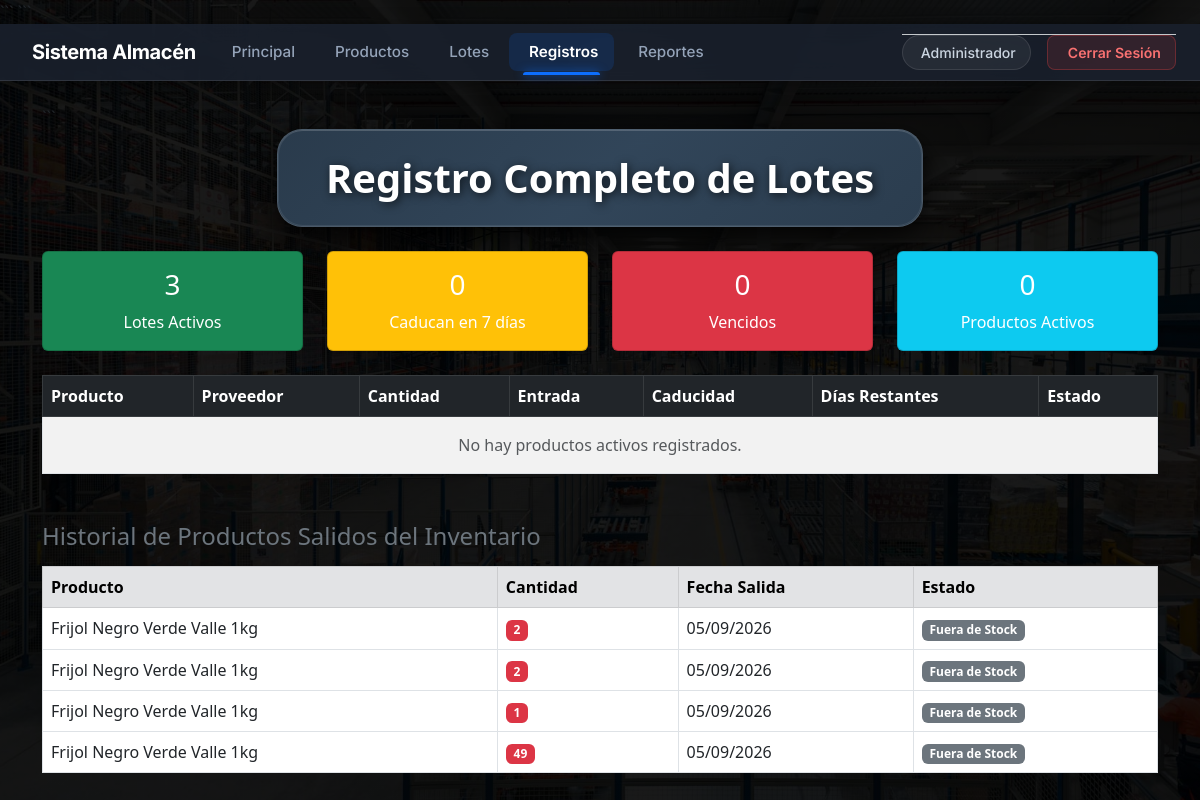
The app's page /registro.php?id_producto=2 with its own data.
### tables this page shows
CREATE TABLE `salidas` (
  `id_salida` int NOT NULL,
  `producto_id` int NOT NULL,
  `cantidad_usada` int NOT NULL,
  `fecha_salida` date NOT NULL
);

CREATE TABLE `productos` (
  `id_producto` int NOT NULL,
  `nombre_comercial` varchar(100) NOT NULL,
  `nombre_comun` varchar(100) DEFAULT NULL,
  `presentacion` decimal(10,2) DEFAULT NULL,
  `unidad_id` int DEFAULT NULL,
  `categoria_producto` varchar(100) DEFAULT NULL,
  `estado` tinyint(1) NOT NULL DEFAULT '1'
);

### registro.php (the view, shortened to what this page needs)
<?php
include("common/conexion.php");
$id_producto =
    isset($_GET['id_producto'])
        ? intval($_GET['id_producto'])
        : 0;
$producto_sql = "";
if ($id_producto > 0) {
    $producto_sql =
        " AND l.producto_id = $id_producto ";
}
$sql_activos = "
SELECT
    l.producto_id,
    p.nombre_comercial,
    pr.nombre AS nombre_proveedor,
    u.nombre_unidad,
    SUM(l.cantidad) AS cantidad,
    MIN(l.fecha_entrada) AS fecha_entrada,
    MIN(l.fecha_caducidad) AS fecha_caducidad,
    DATEDIFF(
        MIN(l.fecha_caducidad),
        CURDATE()
    ) AS dias_para_caducar
FROM lotes l
LEFT JOIN productos p
    ON l.producto_id = p.id_producto
LEFT JOIN proveedor pr
    ON l.proveedor_id = pr.id_proveedor
LEFT JOIN unidad_medida u
    ON p.unidad_id = u.id_unidad
WHERE
    l.estado = 1
    AND l.fecha_salida IS NULL
    AND l.cantidad > 0
    $producto_sql
GROUP BY
    l.producto_id,
    p.nombre_comercial,
    pr.nombre,
    u.nombre_unidad
ORDER BY
    MIN(l.fecha_caducidad) ASC
";
$result =
    $conn->query($sql_activos);
$sql_salidos = "
SELECT
    s.id_salida,
    s.producto_id,
    s.cantidad_usada,
    s.fecha_salida,
    p.nombre_comercial,
    u.nombre_unidad
FROM salidas s
LEFT JOIN productos p
    ON s.producto_id = p.id_producto
LEFT JOIN unidad_medida u
    ON p.unidad_id = u.id_unidad
WHERE 1 = 1
";
if ($id_producto > 0) {
    $sql_salidos .=
        " AND s.producto_id = $id_producto ";
}
$sql_salidos .= "
ORDER BY
    s.fecha_salida DESC,
    s.id_salida DESC
";
$result_salidos =
    $conn->query($sql_salidos);
$caducando = $conn->query("
    SELECT COUNT(*) AS total
    FROM lotes
    WHERE
        DATEDIFF(
            fecha_caducidad,
            CURDATE()
        ) BETWEEN 0 AND 7
        AND estado = 1
        AND fecha_salida IS NULL
        AND cantidad > 0
")->fetch_assoc()['total'];
$vencidos = $conn->query("
    SELECT COUNT(*) AS total
    FROM lotes
    WHERE
        fecha_caducidad < CURDATE()
        AND estado = 1
        AND fecha_salida IS NULL
        AND cantidad > 0
")->fetch_assoc()['total'];
$activos = $conn->query("
    SELECT COUNT(*) AS total
    FROM lotes
    WHERE
        estado = 1
        AND fecha_salida IS NULL
        AND cantidad > 0
")->fetch_assoc()['total'];
?>
<!DOCTYPE html>
<html lang="es">
<head>
<link
    rel="stylesheet"
    href="css/bootstrap.min.css"
>
<link
    rel="stylesheet"
    href="css/registro.css"
>
```
</head>
<body>
<?php include("navbar.php"); ?>
<div class="container py-4">
```
<div class="titulo-contenedor mb-4">
    <h2>
        Registro Completo de Lotes
    </h2>
</div>
<div class="row mb-4">
    <div class="col-md-3">
        <div class="card text-white bg-success">
            <div class="card-body text-center">
                <h3>
                    <?= $activos ?>
                </h3>
                <p class="mb-0">
                    Lotes Activos
                </p>
            </div>
        </div>
    </div>
    <div class="col-md-3">
        <div class="card text-white bg-warning">
            <div class="card-body text-center">
                <h3>
                    <?= $caducando ?>
                </h3>
                <p class="mb-0">
                    Caducan en 7 días
                </p>
            </div>
        </div>
    </div>
    <div class="col-md-3">
        <div class="card text-white bg-danger">
            <div class="card-body text-center">
                <h3>
                    <?= $vencidos ?>
                </h3>
                <p class="mb-0">
                    Vencidos
                </p>
            </div>
        </div>
    </div>
    <div class="col-md-3">
        <div class="card text-white bg-info">
            <div class="card-body text-center">
                <h3>
                    <?= $result
                        ? $result->num_rows
                        : 0
                    ?>
                </h3>
                <p class="mb-0">
                    Productos Activos
                </p>
            </div>
        </div>
    </div>
</div>
<table
    class="table table-bordered table-striped align-middle mb-5"
>
    <thead class="table-dark">
        <tr>
            <th>
                Producto
            </th>
            <th>
                Proveedor
            </th>
            <th>
                Cantidad
            </th>
            <th>
                Entrada
            </th>
            <th>
                Caducidad
            </th>
            <th>
                Días Restantes
            </th>
            <th>
                Estado
            </th>
        </tr>
    </thead>
    <tbody>
    <?php if (
        $result &&
        $result->num_rows > 0
    ): ?>
        <?php while (
            $row =
            $result->fetch_assoc()
        ): ?>
            <?php
            $dias =
                intval(
                    $row['dias_para_caducar']
                );
            $clase_fila = '';
            if ($dias <= 0) {
                $clase_fila =
                    'table-danger';
            } elseif ($dias <= 7) {
                $clase_fila =
                    'table-warning';
            }
            ?>
            <tr
                class="<?= $clase_fila ?>"
            >
                <td>
                    <?= htmlspecialchars(
                        $row['nombre_comercial'] ?? '-'
                    ) ?>
                </td>
                <td>
                    <?= htmlspecialchars(
                        $row['nombre_proveedor'] ?? '-'
                    ) ?>
                </td>
                <td>
                    <span
                        class="badge bg-primary"
                    >
                        <?= htmlspecialchars(
                            $row['cantidad']
                        ) ?>
                    </span>
                </td>
                <td>
                    <?php if (
                        !empty(
                            $row['fecha_entrada']
                        )
                    ): ?>
                        <?= date(
                            'd/m/Y',
                            strtotime(
                                $row['fecha_entrada']
                            )
                        ) ?>
                    <?php else: ?>
                        -
                    <?php endif; ?>
                </td>
                <td>
                    <?php if (
                        !empty(
                            $row['fecha_caducidad']
                        )
                    ): ?>
                        <?= date(
                            'd/m/Y',
                            strtotime(
                                $row['fecha_caducidad']
                            )
                        ) ?>
                    <?php else: ?>
                        -
                    <?php endif; ?>
                </td>
                <td>
                    <span
                        class="badge
                        <?= $dias <= 0
                            ? 'bg-danger'
                            : (
                                $dias <= 7
                                    ? 'bg-warning'
                                    : 'bg-success'
                            )
                        ?>"
                    >
                        <?= $dias > 0
                            ? $dias . ' días'
                            : 'VENCIDO'
                        ?>
                    </span>
                </td>
                <td>
                    <span
                        class="badge bg-success"
                    >
                        Activo
                    </span>
                </td>
            </tr>
        <?php endwhile; ?>
    <?php else: ?>
        <tr>
            <td
                colspan="7"
                class="text-center text-muted py-3"
            >
                No hay productos activos registrados.
            </td>
        </tr>
    <?php endif; ?>
    </tbody>
</table>
<h4
    class="text-secondary mb-3"
>
    Historial de Productos Salidos del Inventario
</h4>
<table
    class="table table-bordered table-hover align-middle"
>
    <thead class="table-secondary">
        <tr>
            <th>
                Producto
            </th>
            <th>
                Cantidad
            </th>
            <th>
                Fecha Salida
            </th>
            <th>
                Estado
            </th>
        </tr>
    </thead>
    <tbody>
    <?php if (
        $result_salidos &&
        $result_salidos->num_rows > 0
    ): ?>
        <?php while (
            $row_s =
            $result_salidos->fetch_assoc()
        ): ?>
            <tr>
                <td>
                    <?= htmlspecialchars(
                        $row_s['nombre_comercial'] ?? '-'
                    ) ?>
                </td>
                <td>
                    <span
                        class="badge bg-danger"
                    >
                        <?= htmlspecialchars(
                            $row_s['cantidad_usada']
                        ) ?>
                    </span>
                </td>
                <td>
                    <?php if (
                        !empty(
                            $row_s['fecha_salida']
                        )
                    ): ?>
                        <?= date(
                            'd/m/Y',
                            strtotime(
                                $row_s['fecha_salida']
                            )
                        ) ?>
                    <?php else: ?>
                        -
                    <?php endif; ?>
                </td>
                <td>
                    <span
                        class="badge bg-secondary"
                    >
                        Fuera de Stock
                    </span>
                </td>
            </tr>
        <?php endwhile; ?>
    <?php endif; ?>
    </tbody>
</table>
</div>
</body>
</html>

### css/registro.css (style rules this page uses)
body { background-image: linear-gradient(rgba(0,0,0,0.9), rgba(0,0,0,0.9)), url('../imagenes/fondoPrin.jpg'); background-size: cover; background-repeat: no-repeat; background-position: center; background-attachment: fixed; }
.titulo-contenedor { background: linear-gradient(135deg, rgba(44, 62, 80, 0.95) 0%, rgba(52, 73, 94, 0.95) 50%, rgba(44, 62, 80, 0.98) 100%); backdrop-filter: blur(15px); border: 1px solid rgba(255, 255, 255, 0.15); border-radius: 25px; padding: 1.5rem 3rem; margin: 0 auto 2.5rem auto; text-align: center; box-shadow: 0 20px 45px rgba(0, 0, 0, 0.6), 0 5px 15px rgba(0, 0, 0, 0.4), inset 0 1px 0 rgba(255, 255, 255, 0.1); display: flex; justify-content: center; align-items: center; width: fit-content; max-width: 90%; position: relative; overflow: hidden; }
.titulo-contenedor::before { content: ''; position: absolute; top: 0; left: 0; right: 0; bottom: 0; border-radius: 25px; box-shadow: inset 0 0 0 1px rgba(255, 255, 255, 0.08); pointer-events: none; }
.titulo-contenedor h2 { color: white; font-weight: 700; text-shadow: 2px 2px 10px rgba(0,0,0,0.7); margin: 0; font-size: 2.5rem; text-align: center; }

### records on screen
salidas: producto.nombre_comercial "Frijol Negro Verde Valle 1kg", cantidad_usada "2", fecha_salida "05/09/2026"
salidas: producto.nombre_comercial "Frijol Negro Verde Valle 1kg", cantidad_usada "2", fecha_salida "05/09/2026"
salidas: producto.nombre_comercial "Frijol Negro Verde Valle 1kg", cantidad_usada "1", fecha_salida "05/09/2026"
salidas: producto.nombre_comercial "Frijol Negro Verde Valle 1kg", cantidad_usada "49", fecha_salida "05/09/2026"

### other values on screen
$activos "3"
$caducando "0"
$vencidos "0"
$result->num_rows "0"
